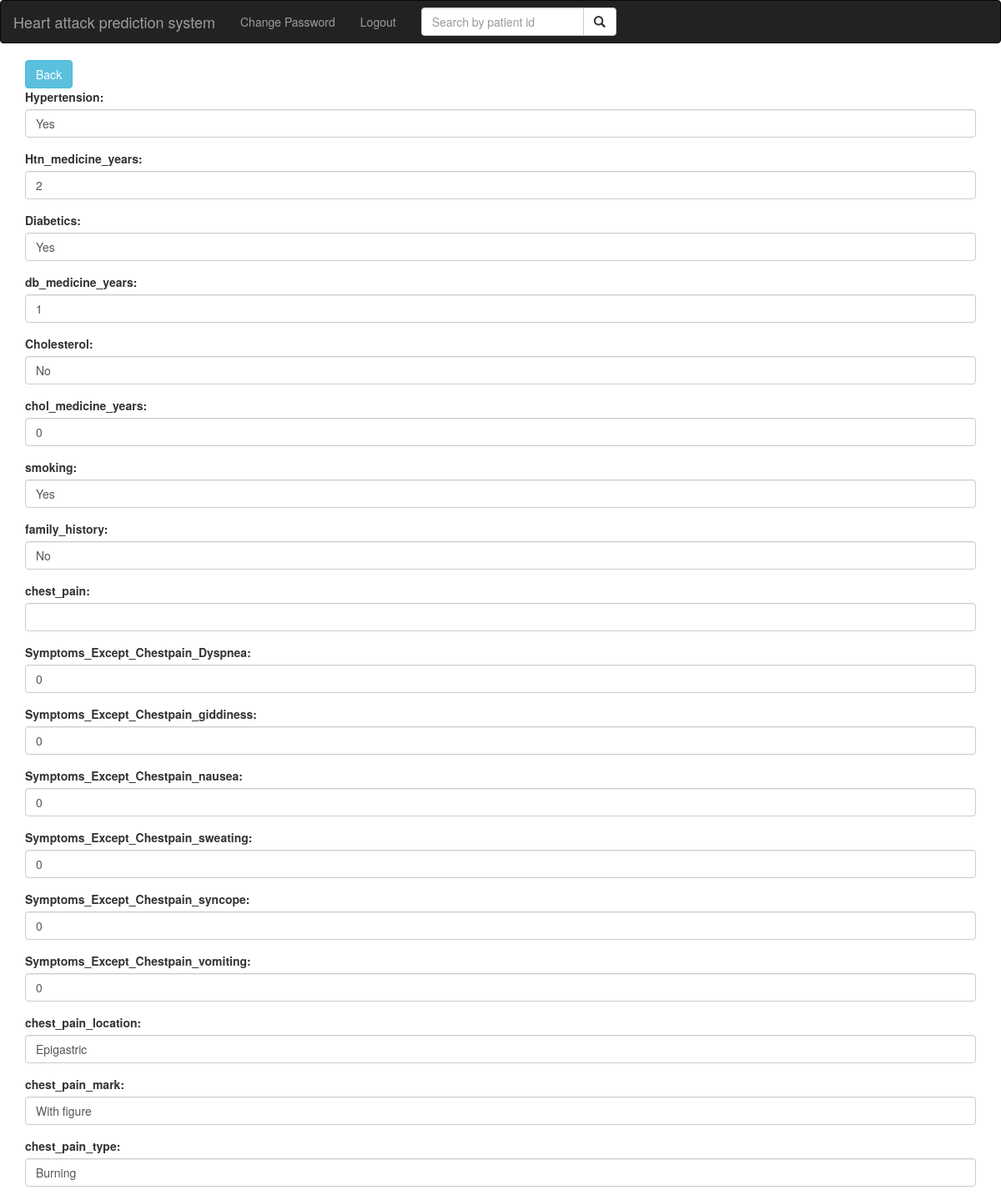
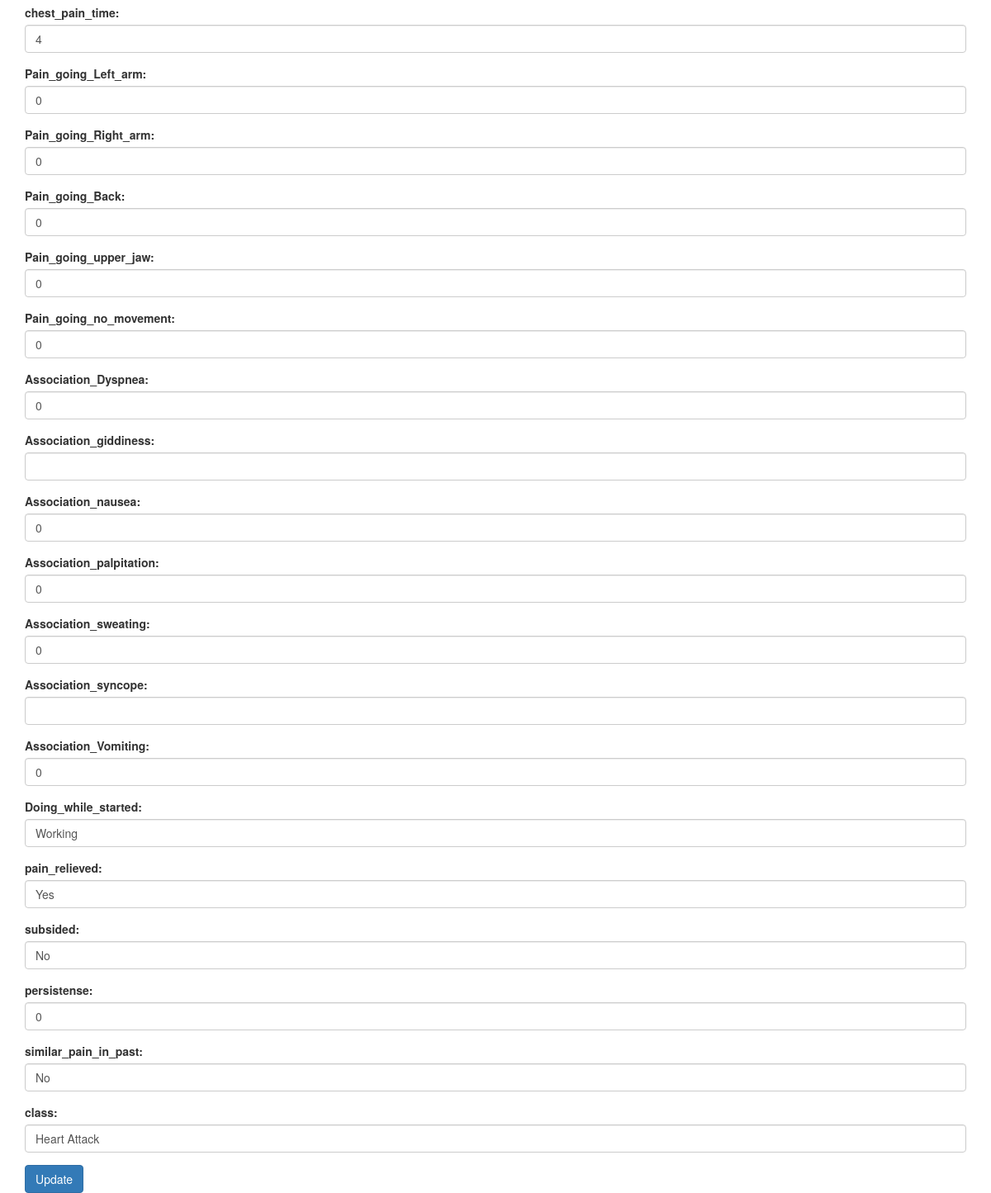
Page /edit.php?id=3 (signed in) on the committed database (2 pictures, top to bottom).
### tables this page shows
CREATE TABLE `heartattack` (
  `unique_id` int(11) NOT NULL,
  `id` int(11) NOT NULL,
  `hypertension` varchar(5) NOT NULL,
  `hyp_med` int(5) NOT NULL,
  `diabetes` varchar(5) NOT NULL,
  `dia_med` int(5) NOT NULL,
  `cholesterol` varchar(5) NOT NULL,
  `chol_med` int(5) NOT NULL,
  `smoke` varchar(10) NOT NULL,
  `family_history` varchar(5) NOT NULL,
  `chest_pain` varchar(5) NOT NULL,
  `Dyspnea` int(5) NOT NULL,
  `Giddiness` int(5) NOT NULL,
  `Neausea` int(5) NOT NULL,
  `Sweating` int(5) NOT NULL,
  `Syncope` int(5) NOT NULL,
  `Vomiting` int(5) NOT NULL,
  `cp_loaction` varchar(20) NOT NULL,
  `cp_mark` varchar(20) NOT NULL,
  `cp_type` varchar(50) NOT NULL,
  `cp_duration` int(5) NOT NULL,
  `LeftArm` tinyint(2) NOT NULL,
  `RightArm` tinyint(2) NOT NULL,
  `Back` tinyint(2) NOT NULL,
  `UpperJaw` int(11) NOT NULL,
  `NoMovement` int(11) NOT NULL,
  `AssoticateDyspnea` tinyint(2) NOT NULL,
  `AssosiateGiddiness` varchar(10) NOT NULL,
  `AssoticateNeausea` tinyint(5) NOT NULL,
  `AssoticatePalpitation` tinyint(2) NOT NULL,
  `AssoticateSweating` tinyint(2) NOT NULL,
  `AssosiateSyncope` varchar(10) NOT NULL,
  `AssoticateVomiting` tinyint(2) NOT NULL,
  `doing_while` varchar(50) NOT NULL,
  `relieved` varchar(5) NOT NULL,
  `subsided` varchar(5) NOT NULL,
  `persistence` int(5) NOT NULL,
  `similar_pain` varchar(5) NOT NULL,
  `class` varchar(50) NOT NULL,
  `Time` timestamp NOT NULL DEFAULT CURRENT_TIMESTAMP ON UPDATE CURRENT_TIMESTAMP
);

### product.php (called while the page is built, shortened)
<?php
require_once 'database.php';
?>
<?php
class product
{
    private $db;
    public function __construct()
    {
        $this->db = new database();
    }
    public function getProductById($product_id)
    {
        $query = "SELECT * from heartattack WHERE unique_id=?";
        $arr = array($product_id);
        $result = $this->db->select($query, $arr);
        return $result;
    }
}
?>

### database.php (called while the page is built, shortened)
<?php
require 'config.php';
class database{
	public function select($query, $arr)
	{
		global $pdo;
		$query=$pdo->prepare($query);
		$query->execute($arr);
		if($query->rowCount()>0){
            return $query->fetchAll(PDO::FETCH_ASSOC );
        }
        else{
            return false;
        }
	}
}
?>

### edit.php (the view, shortened to what this page needs)
<?php include 'include/header.php'; ?>
<?php require 'product.php'; ?>
<?php
$p = new product();
if (isset($_GET['id'])) {
    $id = $_GET['id'];
}
$pr = $p->getProductById($id);
?>
<section class="container">
    <form action="" method="post">
        <button type="submit" name="backButton" class="btn btn-info">Back</button>
        <div class="form-group">
            <label for="Hypertension">Hypertension:</label>
            <input type="text" class="form-control" name="Hypertension" id="Hypertension" value="<?php echo $pr[0]['hypertension']; ?>">
        </div>
        <div class="form-group">
            <label for="Htn_medicine_years">Htn_medicine_years:</label>
            <input type="text" class="form-control" name="Htn_medicine_years" id="Htn_medicine_years" value="<?php echo $pr[0]['hyp_med']; ?>">
        </div>
        <div class="form-group">
            <label for="Diabetics">Diabetics:</label>
            <input type="text" class="form-control" name="Diabetics" id="Diabetics" value="<?php echo $pr[0]['diabetes']; ?>">
        </div>
        <div class="form-group">
            <label for="db_medicine_years">db_medicine_years:</label>
            <input type="text" class="form-control" name="db_medicine_years" id="db_medicine_years" value="<?php echo $pr[0]['dia_med']; ?>">
        </div>
        <div class="form-group">
            <label for="Cholesterol">Cholesterol:</label>
            <input type="text" class="form-control" name="Cholesterol id="Cholesterol" value="<?php echo $pr[0]['cholesterol']; ?>">
        </div>
        <div class="form-group">
            <label for="chol_medicine_years">chol_medicine_years:</label>
            <input type="text" class="form-control" name="chol_medicine_years" id="chol_medicine_years" value="<?php echo $pr[0]['chol_med']; ?>">
        </div>
        <div class="form-group">
            <label for="smoking">smoking:</label>
            <input type="text" class="form-control" name="smoking" id="smoking" value="<?php echo $pr[0]['smoke']; ?>">
        </div>
        <div class="form-group">
            <label for="family_history">family_history:</label>
            <input type="text" class="form-control" name="family_history" id="family_history" value="<?php echo $pr[0]['family_history']; ?>">
        </div>
        <div class="form-group">
            <label for="chest_pain">chest_pain:</label>
            <input type="text" class="form-control" name="chest_pain" id="chest_pain" value="<?php echo $pr[0]['chest_pain']; ?>">
        </div>
        <div class="form-group">
            <label for="Symptoms_Except_Chestpain_Dyspnea">Symptoms_Except_Chestpain_Dyspnea:</label>
            <input type="text" class="form-control" name="Symptoms_Except_Chestpain_Dyspnea" id="Symptoms_Except_Chestpain_Dyspnea" value="<?php echo $pr[0]['Dyspnea']; ?>">
        </div>
        <div class="form-group">
            <label for="Symptoms_Except_Chestpain_giddiness">Symptoms_Except_Chestpain_giddiness:</label>
            <input type="text" class="form-control" name="Symptoms_Except_Chestpain_giddiness" id="Symptoms_Except_Chestpain_giddiness" value="<?php echo $pr[0]['Giddiness']; ?>">
        </div>
        <div class="form-group">
            <label for="Symptoms_Except_Chestpain_nausea">Symptoms_Except_Chestpain_nausea:</label>
            <input type="text" class="form-control" name="Symptoms_Except_Chestpain_nausea" id="Symptoms_Except_Chestpain_nausea" value="<?php echo $pr[0]['Neausea']; ?>">
        </div>
        <div class="form-group">
            <label for="Symptoms_Except_Chestpain_sweating">Symptoms_Except_Chestpain_sweating:</label>
            <input type="text" class="form-control" name="Symptoms_Except_Chestpain_sweating" id="Symptoms_Except_Chestpain_sweating" value="<?php echo $pr[0]['Sweating']; ?>">
        </div>
        <div class="form-group">
            <label for="Symptoms_Except_Chestpain_syncope">Symptoms_Except_Chestpain_syncope:</label>
            <input type="text" class="form-control" name="Symptoms_Except_Chestpain_syncope" id="Symptoms_Except_Chestpain_syncope" value="<?php echo $pr[0]['Syncope']; ?>">
        </div>
        <div class="form-group">
            <label for="Symptoms_Except_Chestpain_vomiting">Symptoms_Except_Chestpain_vomiting:</label>
            <input type="text" class="form-control" name="Symptoms_Except_Chestpain_vomiting" id="Symptoms_Except_Chestpain_vomiting" value="<?php echo $pr[0]['Vomiting']; ?>">
        </div>
        <div class="form-group">
            <label for="chest_pain_location">chest_pain_location:</label>
            <input type="text" class="form-control" name="chest_pain_location" id="chest_pain_location" value="<?php echo $pr[0]['cp_loaction']; ?>">
        </div>
        <div class="form-group">
            <label for="chest_pain_mark">chest_pain_mark:</label>
            <input type="text" class="form-control" name="chest_pain_mark" id="chest_pain_mark" value="<?php echo $pr[0]['cp_mark']; ?>">
        </div>
        <div class="form-group">
            <label for="chest_pain_type">chest_pain_type:</label>
            <input type="text" class="form-control" name="chest_pain_type" id="chest_pain_type" value="<?php echo $pr[0]['cp_type']; ?>">
        </div>
        <div class="form-group">
            <label for="chest_pain_time">chest_pain_time:</label>
            <input type="text" class="form-control" name="chest_pain_time" id="chest_pain_time" value="<?php echo $pr[0]['cp_duration']; ?>">
        </div>
        <div class="form-group">
            <label for="Pain_going_Left_arm">Pain_going_Left_arm:</label>
            <input type="text" class="form-control" name="Pain_going_Left_arm" id="Pain_going_Left_arm" value="<?php echo $pr[0]['LeftArm']; ?>">
        </div>
        <div class="form-group">
            <label for="Pain_going_Right_arm">Pain_going_Right_arm:</label>
            <input type="text" class="form-control" name="Pain_going_Right_arm" id="Pain_going_Right_arm" value="<?php echo $pr[0]['RightArm']; ?>">
        </div>
        <div class="form-group">
            <label for="Pain_going_Back">Pain_going_Back:</label>
            <input type="text" class="form-control" name="Pain_going_Back" id="Pain_going_Back" value="<?php echo $pr[0]['Back']; ?>">
        </div>
        <div class="form-group">
            <label for="Pain_going_upper_jaw">Pain_going_upper_jaw:</label>
            <input type="text" class="form-control" name="Pain_going_upper_jaw" id="Pain_going_upper_jaw" value="<?php echo $pr[0]['UpperJaw']; ?>">
        </div>
        <div class="form-group">
            <label for="Pain_going_no_movement">Pain_going_no_movement:</label>
            <input type="text" class="form-control" name="Pain_going_no_movement" id="Pain_going_no_movement" value="<?php echo $pr[0]['NoMovement']; ?>">
        </div>
        <div class="form-group">
            <label for="Association_Dyspnea">Association_Dyspnea:</label>
            <input type="text" class="form-control" name="Association_Dyspnea" id="Association_Dyspnea" value="<?php echo $pr[0]['AssoticateDyspnea']; ?>">
        </div>
        <div class="form-group">
            <label for="Association_giddiness">Association_giddiness:</label>
            <input type="text" class="form-control" name="Association_giddiness" id="Association_giddiness" value="<?php echo $pr[0]['AssosiateGiddiness']; ?>">
        </div>
        <div class="form-group">
            <label for="Association_nausea">Association_nausea:</label>
            <input type="text" class="form-control" name="Association_nausea" id="Association_nausea" value="<?php echo $pr[0]['AssoticateNeausea']; ?>">
        </div>
        <div class="form-group">
            <label for="Association_palpitation">Association_palpitation:</label>
            <input type="text" class="form-control" name="Association_palpitation" id="Association_palpitation" value="<?php echo $pr[0]['AssoticatePalpitation']; ?>">
        </div>
        <div class="form-group">
            <label for="Association_sweating">Association_sweating:</label>
            <input type="text" class="form-control" name="Association_sweating" id="Association_sweating" value="<?php echo $pr[0]['AssoticateSweating']; ?>">
        </div>
        <div class="form-group">
            <label for="Association_syncope">Association_syncope:</label>
            <input type="text" class="form-control" name="Association_syncope" id="Association_syncope" value="<?php echo $pr[0]['AssosiateSyncope']; ?>">
        </div>
        <div class="form-group">
            <label for="Association_Vomiting">Association_Vomiting:</label>
            <input type="text" class="form-control" name="Association_Vomiting" id="Association_Vomiting" value="<?php echo $pr[0]['AssoticateVomiting']; ?>">
        </div>
        <div class="form-group">
            <label for="Doing_while_started">Doing_while_started:</label>
            <input type="text" class="form-control" name="Doing_while_started" id="Doing_while_started" value="<?php echo $pr[0]['doing_while']; ?>">
        </div>
        <div class="form-group">
            <label for="pain_relieved">pain_relieved:</label>
            <input type="text" class="form-control" name="pain_relieved" id="pain_relieved" value="<?php echo $pr[0]['relieved']; ?>">
        </div>
        <div class="form-group">
            <label for="subsided">subsided:</label>
            <input type="text" class="form-control" name="subsided" id="subsided" value="<?php echo $pr[0]['subsided']; ?>">
        </div>
        <div class="form-group">
            <label for="persistense">persistense:</label>
            <input type="text" class="form-control" name="persistense" id="persistense" value="<?php echo $pr[0]['persistence']; ?>">
        </div>
        <div class="form-group">
            <label for="similar_pain_in_past">similar_pain_in_past:</label>
            <input type="text" class="form-control" name="similar_pain_in_past" id="similar_pain_in_past" value="<?php echo $pr[0]['similar_pain']; ?>">
        </div>
        <div class="form-group">
            <label for="class">class:</label>
            <input type="text" class="form-control" name="class" id="class" value="<?php echo $pr[0]['class']; ?>">
        </div>
        <button type="submit" name="updateButton" class="btn btn-primary">Update</button>
    </form>
</section>
<?php include 'include/footer.php'; ?>

### rows in the picture
heartattack: Hypertension "Yes", Htn_medicine_years "2", Diabetics "Yes", db_medicine_years "1", cholesterol "No", chol_medicine_years "0", smoking "Yes", family_history "No", Symptoms_Except_Chestpain_Dyspnea "0", Symptoms_Except_Chestpain_giddiness "0", Symptoms_Except_Chestpain_nausea "0", Symptoms_Except_Chestpain_sweating "0", Symptoms_Except_Chestpain_syncope "0", Symptoms_Except_Chestpain_vomiting "0", chest_pain_location "Epigastric", chest_pain_mark "With figure", chest_pain_type "Burning", chest_pain_time "4", Pain_going_Left_arm "0", Pain_going_Right_arm "0", Pain_going_Back "0", Pain_going_upper_jaw "0", Pain_going_no_movement "0", Association_Dyspnea "0", Association_nausea "0", Association_palpitation "0", Association_sweating "0", Association_Vomiting "0", Doing_while_started "Working", pain_relieved "Yes", subsided "No", persistense "0", similar_pain_in_past "No", class "Heart Attack"
